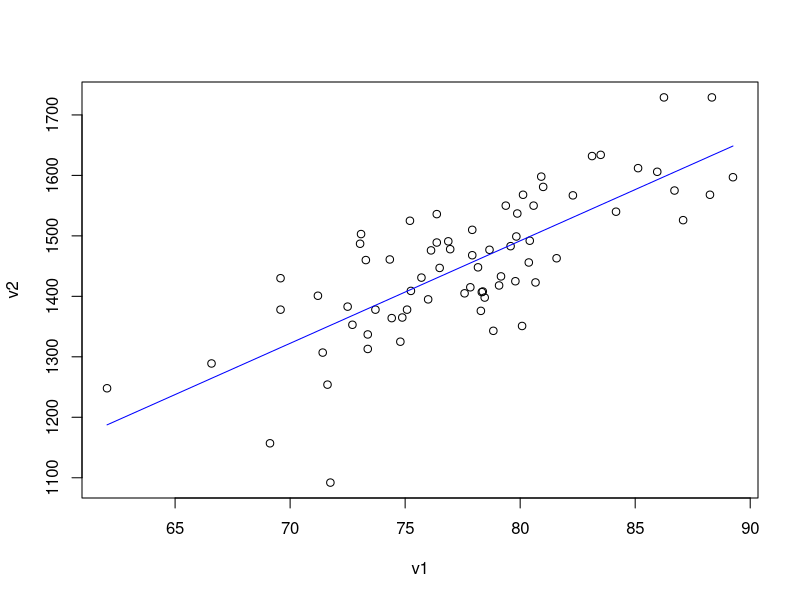

Write R code to recreate this figure.
df1 <- read.csv('dr1.csv')
v1 <- df1[["overall"]]
v2 <- df1[["koef"]]
lm(v1~v2)
df <- data.frame(v1,v2)
plot(v2~v1,df)
model <- lm(v2~v1,df)
lines(df$v1,predict(model),col='blue')
cor(v1,v2)
cor(v1, v2, method = c("pearson", "kendall", "spearman"))
cor.test(v1, v2, method=c("pearson", "kendall", "spearman"))
